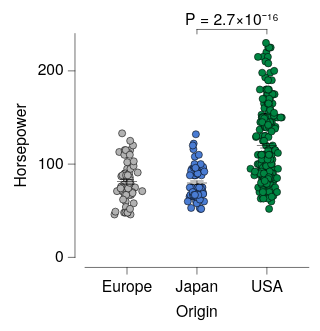

Vega-Lite specification for this chart:
### Vega-Lite specification from a JSON file in a GitHub repository (floating-point values rounded to 4 significant figures; data arrays with more than 128 entries replaced by an {"elided": "..."} marker saying what was removed)
{"background": null, "config": {"arc": {"fill": "#DBDBDB", "fillOpacity": 1.0, "innerRadius": 25.0, "padAngle": 0.03, "stroke": "black", "strokeOpacity": 1, "strokeWidth": 0.25}, "area": {"fill": "#DBDBDB", "fillOpacity": 1.0, "stroke": "black", "strokeOpacity": 1, "strokeWidth": 0.25}, "axis": {"domain": true, "domainCap": "round", "domainColor": "black", "domainWidth": 0.25, "grid": false, "gridCap": "round", "gridColor": "#F1F1F1", "gridDash": [0, 0], "gridOpacity": 1.0, "gridWidth": 0.25, "labelColor": "black", "labelFont": "Helvetica Neue, HelveticaNeue, Helvetica, Arial, sans-serif", "labelFontSize": 7, "labelFontStyle": "normal", "labelFontWeight": 400, "offset": 4.5, "ticks": true, "tickCap": "round", "tickColor": "black", "tickRound": false, "tickSize": 3, "tickWidth": 0.25, "titleColor": "black", "titleFont": "Helvetica Neue, HelveticaNeue, Helvetica, Arial, sans-serif", "titleFontSize": 7, "titleFontStyle": "normal", "titleFontWeight": 400}, "axisX": {"domain": true, "labelAlign": "center", "labelAngle": 0, "labels": true, "ticks": true, "translate": 0}, "axisY": {"domain": true, "labelAlign": "right", "labelAngle": 0, "labels": true, "ticks": true, "translate": 0}, "axisRight": {"domain": true, "labelAlign": "left", "labelAngle": 0, "labels": true, "ticks": true, "translate": 0}, "axisTop": {"domain": true, "labelAlign": "center", "labelAngle": 0, "labels": true, "ticks": true, "translate": 0}, "axisBand": {"tickOffset": 0}, "bar": {"fill": "#DBDBDB", "fillOpacity": 1.0, "stroke": "black", "strokeOpacity": 1, "strokeWidth": 0.25}, "boxplot": {"size": 9.0, "ticks": {"cornerRadius": 0.25, "fill": "black", "opacity": 1, "size": 4.5, "thickness": 0.25}, "box": {"fillOpacity": 1.0, "stroke": "black", "strokeOpacity": 1, "strokeWidth": 0.25}, "median": {"cornerRadius": 0, "fill": "black", "fillOpacity": 1.0, "opacity": 1, "size": 9.0, "thickness": 0.25}, "rule": {"fill": "black", "fillOpacity": 1.0, "size": 10.0, "stroke": "black", "strokeDash": [0, 0], "strokeOpacity": 1, "strokeWidth": 0.25}, "outliers": {"color": "black", "fill": "black", "fillOpacity": 1.0, "size": 0, "stroke": "black", "strokeOpacity": 1, "strokeWidth": 0.25}}, "circle": {"fill": "black", "fillOpacity": 1.0, "size": 1.25, "stroke": null, "strokeOpacity": 1, "strokeWidth": 0.25}, "errorband": {"band": {"fillOpacity": 0.6, "stroke": null, "strokeWidth": 0.25, "strokeOpacity": 1}, "borders": {"opacity": 0, "strokeOpacity": 0.25, "strokeWidth": 1}}, "errorbar": {"opacity": 1, "rule": {"strokeDash": [0, 0], "strokeWidth": 0.25}, "ticks": {"color": "black", "cornerRadius": 0.125, "opacity": 1, "size": 6.0, "thickness": 0.25}, "thickness": 0.25}, "font": "Helvetica Neue, HelveticaNeue, Helvetica, Arial, sans-serif", "geoshape": {"fill": "#DBDBDB", "fillOpacity": 1.0, "stroke": "black", "strokeOpacity": 1, "strokeWidth": 0.25}, "header": {"labelColor": "black", "labelFont": "Helvetica Neue, HelveticaNeue, Helvetica, Arial, sans-serif", "labelFontSize": 7, "labelFontStyle": "normal", "labelFontWeight": 400, "titleColor": "black", "titleFont": "Helvetica Neue, HelveticaNeue, Helvetica, Arial, sans-serif", "titleFontSize": 7, "titleFontStyle": "normal", "titleFontWeight": 400, "titlePadding": 0}, "legend": {"disable": false, "offset": 4.5, "titlePadding": 4, "labelOffset": 2, "gradientLabelOffset": 2, "gradientLength": 50.0, "gradientThickness": 5.0, "gradientOpacity": 1.0, "gradientStrokeColor": "black", "gradientStrokeWidth": 0.25, "labelColor": "black", "labelFont": "Helvetica Neue, HelveticaNeue, Helvetica, Arial, sans-serif", "labelFontSize": 7, "labelFontStyle": "normal", "labelFontWeight": 400, "strokeColor": "black", "strokeWidth": 0, "symbolSize": 42, "symbolStrokeColor": "black", "symbolStrokeWidth": 0.25, "titleColor": "black", "titleFont": "Helvetica Neue, HelveticaNeue, Helvetica, Arial, sans-serif", "titleFontSize": 7, "titleFontStyle": "normal", "titleFontWeight": 400}, "line": {"color": "black", "stroke": "black", "strokeCap": "butt", "strokeDash": [0, 0], "strokeOpacity": 1, "strokeWidth": 0.5}, "point": {"filled": true, "fill": "#DBDBDB", "fillOpacity": 1.0, "size": 5.0, "stroke": "black", "strokeOpacity": 1, "strokeWidth": 0.25}, "range": {"category": ["#B2B2B2", "#4A7CD3", "#008542", "#664CAF", "#509F98", "#636363", "#284F93", "#005226", "#382864", "#285753"], "diverging": {"scheme": ["#443E60", "#5F597E", "#7C759B", "#9994B6", "#B7B4CC", "#D6D5DC", "#F6F6F6", "#D1DAD9", "#A4C2BF", "#7AA9A4", "#578E89", "#37736E", "#1B5954"]}, "heatmap": {"scheme": ["#440154", "#472270", "#433E82", "#38598C", "#2C728E", "#238A8D", "#24A086", "#39B578", "#5DC862", "#96D646", "#CAE02D", "#FDE724"]}, "ordinal": {"scheme": ["#F1F1F1", "#DBDBDB", "#C6C6C6", "#B2B2B2", "#9D9D9D", "#898989", "#767676", "#636363", "#515151", "#404040", "#2F2F2F", "#1F1F1F"]}, "ramp": {"scheme": ["#440154", "#472270", "#433E82", "#38598C", "#2C728E", "#238A8D", "#24A086", "#39B578", "#5DC862", "#96D646", "#CAE02D", "#FDE724"]}}, "rule": {"color": "black", "stroke": "black", "strokeCap": "round", "strokeDash": [2, 2], "strokeOpacity": 1, "strokeWidth": 0.25}, "scale": {"barBandPaddingInner": 0.1, "rectBandPaddingInner": 0, "tickBandPaddingInner": 0.1, "bandPaddingOuter": 0.1, "bandWithNestedOffsetPaddingInner": 0.2, "bandWithNestedOffsetPaddingOuter": 0.2, "offsetBandPaddingInner": 0, "offsetBandPaddingOuter": 0, "round": false}, "rect": {"fill": "#DBDBDB", "fillOpacity": 1.0, "stroke": "black", "strokeOpacity": 1, "strokeWidth": 0.25}, "square": {"fill": "#DBDBDB", "fillOpacity": 1.0, "size": 10.0, "stroke": "black", "strokeOpacity": 1, "strokeWidth": 0.25}, "text": {"color": "black", "font": "Helvetica Neue, HelveticaNeue, Helvetica, Arial, sans-serif", "fontSize": 7, "fontStyle": "normal", "fontWeight": 400}, "tick": {"color": "black", "cornerRadius": 0.125, "opacity": 1.0, "size": 9.0, "thickness": 0.25}, "title": {"anchor": "middle", "frame": "group", "color": "black", "font": "Helvetica Neue, HelveticaNeue, Helvetica, Arial, sans-serif", "fontSize": 7, "fontStyle": "normal", "fontWeight": 400, "subtitleColor": "black", "subtitleFont": "Helvetica Neue, HelveticaNeue, Helvetica, Arial, sans-serif", "subtitleFontSize": "Helvetica Neue, HelveticaNeue, Helvetica, Arial, sans-serif", "subtitleFontStyle": "normal", "subtitleFontWeight": 400}, "trail": {"color": "black", "opacity": 1, "size": 0.5}, "view": {"continuousWidth": 100, "continuousHeight": 100, "discreteWidth": 100, "discreteHeight": 100, "fill": null, "stroke": null, "strokeWidth": 0.25}}, "layer": [{"data": {"name": "data-53eecb024a78fdc2be808dcfdc3af7a2"}, "mark": {"type": "circle", "opacity": 1.0, "size": 10.0, "stroke": "black", "strokeOpacity": 1, "strokeWidth": 0.25}, "encoding": {"color": {"field": "Origin", "legend": null, "scale": {"domain": ["Europe", "Japan", "USA"]}, "sort": ["Europe", "Japan", "USA"], "title": null, "type": "nominal"}, "x": {"axis": {}, "field": "Origin", "scale": {"domain": ["Europe", "Japan", "USA"]}, "sort": ["Europe", "Japan", "USA"], "title": "Origin", "type": "nominal"}, "xOffset": {"field": "jitter_x", "scale": {"domain": [-7.33, 7.33], "range": [5.17, 19.83]}, "type": "quantitative"}, "y": {"field": "Horsepower", "title": "Horsepower", "type": "quantitative"}}}, {"data": {"name": "data-6c4882663eaca411296217af4f5e04f9"}, "mark": {"type": "errorbar"}, "encoding": {"x": {"axis": {}, "field": "Origin", "scale": {"domain": ["Europe", "Japan", "USA"]}, "sort": ["Europe", "Japan", "USA"], "title": "Origin", "type": "nominal"}, "y": {"field": "__mean", "title": "Horsepower", "type": "quantitative"}, "yError": {"field": "__error"}}}, {"data": {"name": "data-6c4882663eaca411296217af4f5e04f9"}, "mark": {"type": "tick"}, "encoding": {"x": {"axis": {}, "field": "Origin", "scale": {"domain": ["Europe", "Japan", "USA"]}, "sort": ["Europe", "Japan", "USA"], "title": "Origin", "type": "nominal"}, "y": {"field": "__mean", "title": "Horsepower", "type": "quantitative"}}}, {"layer": [{"layer": [{"data": {"values": [{"x": "USA", "x2": "Japan", "y": 230.0, "__dysonsphere__": 1}]}, "mark": {"type": "rule", "strokeCap": "round", "strokeDash": [0, 0], "strokeWidth": 0.25, "yOffset": -6.0}, "encoding": {"x": {"value": 81.25}, "x2": {"value": 50.0}, "y": {"field": "y", "type": "quantitative"}}}, {"data": {"values": [{"x": "USA", "y": 230.0, "y2": 230.0, "__dysonsphere__": 1}]}, "mark": {"type": "rule", "strokeCap": "round", "strokeDash": [0, 0], "strokeWidth": 0.25, "y2Offset": -4.0, "yOffset": -6.0}, "encoding": {"x": {"value": 81.25}, "y": {"field": "y", "type": "quantitative"}, "y2": {"field": "y2"}}}, {"data": {"values": [{"x": "Japan", "y": 230.0, "y2": 230.0, "__dysonsphere__": 1}]}, "mark": {"type": "rule", "strokeCap": "round", "strokeDash": [0, 0], "strokeWidth": 0.25, "y2Offset": -4.0, "yOffset": -6.0}, "encoding": {"x": {"value": 50.0}, "y": {"field": "y", "type": "quantitative"}, "y2": {"field": "y2"}}}, {"data": {"values": [{"y": 230.0, "label": "P = 2.7×10⁻¹⁶", "__dysonsphere__": 1}]}, "mark": {"type": "text", "align": "center", "dy": -10.0, "fontSize": 7}, "encoding": {"text": {"field": "label", "type": "nominal"}, "x": {"value": 65.62}, "y": {"field": "y", "type": "quantitative"}}}]}], "name": "__dysonsphere_aafc12c6e3a2189c_27"}], "$schema": "https://vega.github.io/schema/vega-lite/v6.4.1.json", "datasets": {"data-53eecb024a78fdc2be808dcfdc3af7a2": {"elided": "400 records"}, "data-6c4882663eaca411296217af4f5e04f9": [{"Origin": "USA", "__mean": 119.9, "__error": 2.529, "__dysonsphere__": 1}, {"Origin": "Europe", "__mean": 81.0, "__error": 2.47, "__dysonsphere__": 1}, {"Origin": "Japan", "__mean": 79.84, "__error": 2.005, "__dysonsphere__": 1}]}}
